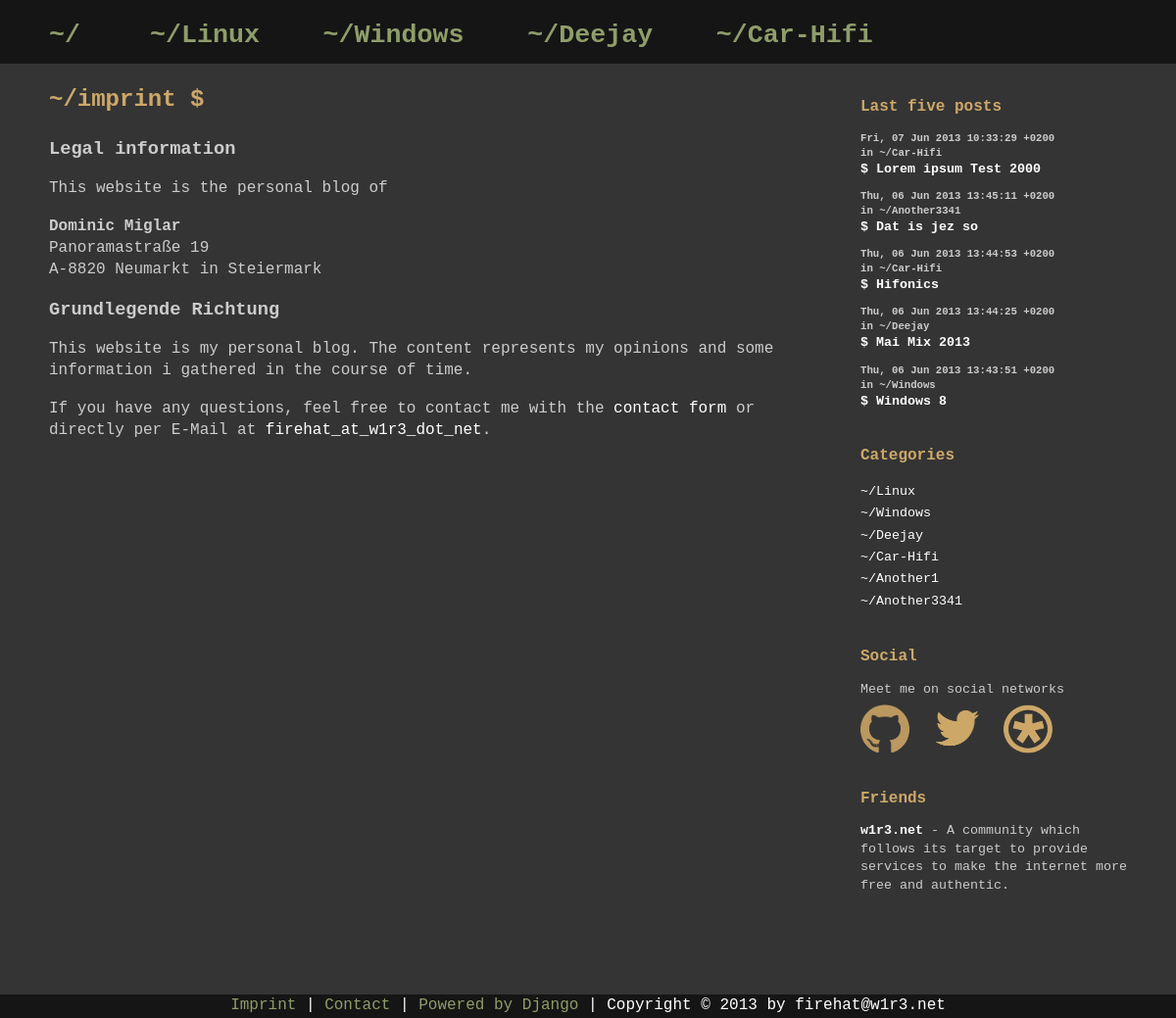
The app's page /blog/imprint/, older data.
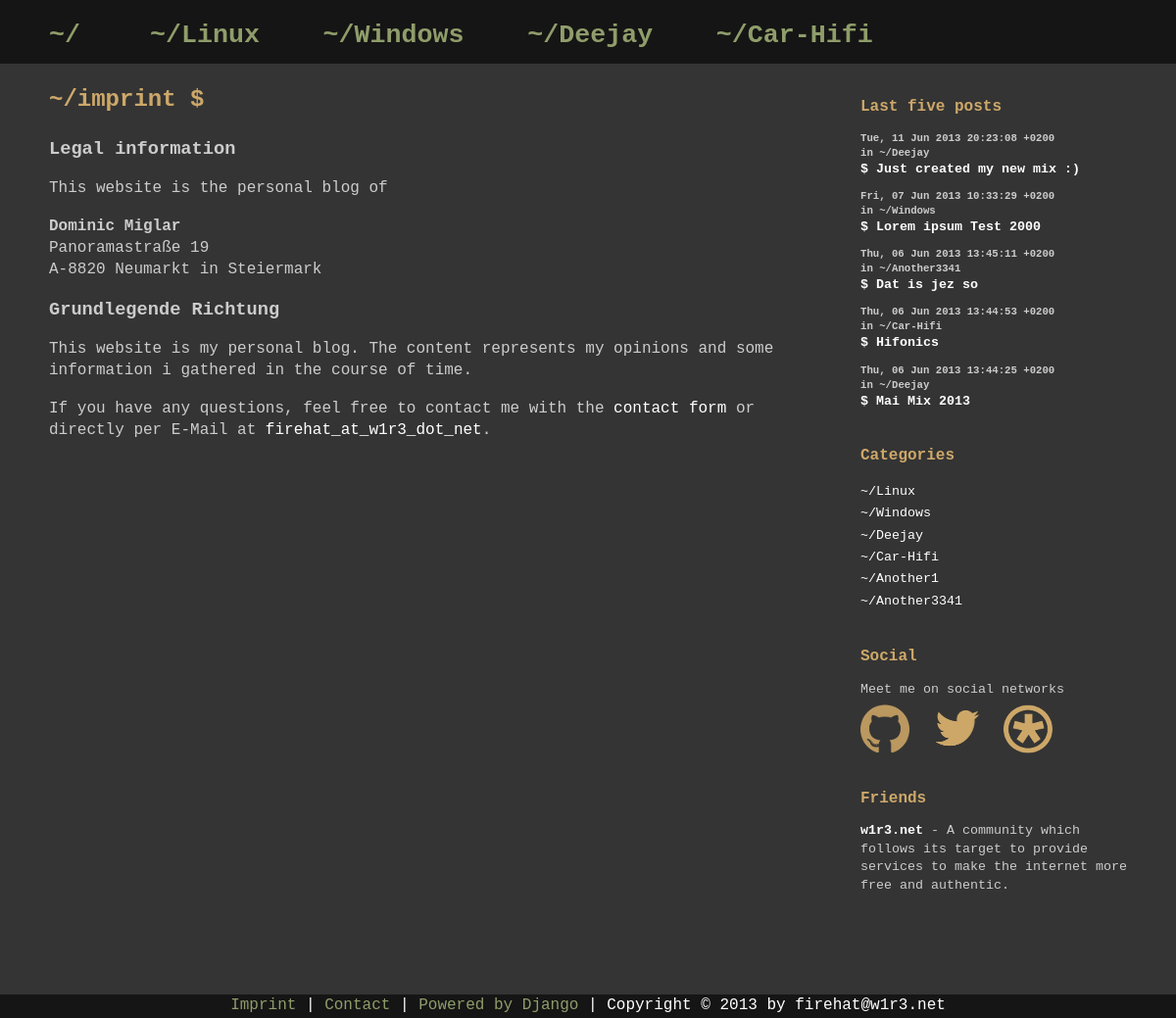
The same page, newer data.
### hatblog/weblog/models.py (models this page shows, shortened)
class Category(models.Model):
    name = models.CharField('Name', max_length=100)
    description = models.TextField('Description', blank=True)
    isMainCategory = models.BooleanField()
    class Meta:
    	verbose_name = 'Category'
    	verbose_name_plural = 'Categories'

class BlogEntry(models.Model):
    category = models.ForeignKey(Category, verbose_name='Category')
    subject = models.CharField('Subject', max_length=100)
    slug = models.SlugField()
    text = models.TextField('Text')
    dateCreated = models.DateTimeField(auto_now_add=True)
    dateModified = models.DateTimeField(auto_now=True)
    class Meta:
        verbose_name = 'Entry'
        verbose_name_plural = 'Entries'

### hatblog/weblog/views.py (the view)
def imprint(request):
    ctx = categories()
    ctx.update(latest_blog_entries())
    return render(request, 'weblog/imprint.html', ctx)

### hatblog/weblog/views.py (called while the page is built)
def categories():
    main_categories = Category.objects.filter(isMainCategory=True)
    categories = Category.objects.all()
    ctx = {
        "main_categories": main_categories,
        "categories": categories
    }
    return ctx

def latest_blog_entries():
    entries = BlogEntry.objects.all()
    entries = entries.order_by('-dateCreated')[:5]
    ctx = {
        "latest_blog_entries": entries
    }
    return ctx

### hatblog/templates/weblog/imprint.html
{% extends "weblog/base.html" %}
{% block content %}
	<div class="post">
		<div class="postheader">
			<h1>
				<a href="{% url 'weblog:imprint' %}">
					~/imprint
				</a> $
			</h1>
		</div>
		<div class="postcontent">
			<h2>Legal information</h2>
			<p>This website is the personal blog of</p>
			<p>
				<b>Dominic Miglar</b><br/>
				Panoramastraße 19<br/>
				A-8820 Neumarkt in Steiermark
			</p>
			<h2>Grundlegende Richtung</h2>
			<p>This website is my personal blog. The content represents my opinions and some information i gathered in the course of time.</p>
			<p>
				If you have any questions, feel free to contact me with the <a href="/contact">contact form</a> or directly per E-Mail at <a href="mailto:firehat@w1r3.net">firehat_at_w1r3_dot_net</a>.
			</p>
		</div>
	</div>
{% endblock %}

### hatblog/templates/weblog/base.html (shortened to what this page needs)
{% extends "base.html" %}
{% load staticfiles %}
{% block additional_css %}
    <link rel="stylesheet" type="text/css" href="{% static 'css/blog.css' %}" />
    <link rel="stylesheet" type="text/css" href="{% static 'css/pygments-css/monokai.css' %}" />
{% endblock %}
{% block header %}
    <ul>
        <li>
            <h1>
                <a href="{% url 'weblog:home' %}">
                                        ~/
                </a>
            </h1>
        </li>
        {% for category in main_categories %}
            <li>
                <a href="{% url 'weblog:home' %}?category={{ category.name }}">
                {% if category.name == category_active %}
                    <h1 id="active">~/{{ category.name }}</h1>
                {% else %}
                    <h1>~/{{ category.name }}</h1>
                {% endif %}
                </a>
            </li>
        {% endfor %}
    </ul>
{% endblock %}
{% block sidebar %}
        <div class="stat">
            {% if latest_blog_entries %}
                <h2>Last five posts</h2>
                {% for entry in latest_blog_entries %}
                    <h3>
                        {{ entry.dateCreated|date:"r" }}<br />
                         in ~/{{ entry.category.name }}
                    </h3>
                    <p>
                        <a href="{% url 'weblog:blogentry_detail' entry.dateCreated|date:"Y" entry.dateCreated|date:"m" entry.dateCreated|date:"d" entry.id entry.slug %}">
                            <b>$ {{ entry.subject }}</b>
                        </a>
                    </p>
                {% endfor %}
            {% endif %}
        </div>
        <div class="stat">
            <h2>Categories</h2>
            {% if categories %}
                <ul>
                    {% for category in categories %}
                        <li>
                            <a href="{% url 'weblog:home' %}?category={{ category.name }}">
                                ~/{{ category.name }}
                            </a>
                        </li>
                    {% endfor %}
                </ul>
            {% else %}
                <p>No categories are available yet.</p>
            {% endif %}
        </div>
        <div class="stat">
            <h2>Social</h2>
            <div id="social">
                <p>Meet me on social networks</p>
                <a href="https://github.com/w4rl0ck/">
                    <img alt="github" src="{{ STATIC_URL }}images/social/githubmark.png" />
                </a>
                <a href="https://twitter.com/f1r3h4t">
                    <img alt="twitter" src="{{ STATIC_URL }}images/social/twitter.png" />
                </a>
                <a href="https://pod.geraspora.de/u/w4rl0ck">
                    <img alt="geraspora" src="{{ STATIC_URL }}images/social/geraspora.png" />
                </a>
            </div>
        </div>
        <div class="stat">
            <h2>Friends</h2>
            <p>
                <a href="https://www.w1r3.net/">
                    <b>w1r3.net</b>
                </a>
                - A community which follows its target to provide
                services to make the internet more free and authentic.
            </p>
        </div>
{% endblock %}
{% block footer %}
    <p>
        <a href='{% url 'weblog:imprint' %}'>
            Imprint
        </a> |
        <a href='{% url 'weblog:contact' %}'>
            Contact
        </a> |
        <a href='https://www.djangoproject.com/'>
            Powered by Django
        </a> |
        Copyright &copy; 2013 by firehat@w1r3.net
    </p>
{% endblock %}

Row changes from the older to the newer data that the page shows:
no longer on this page (row unchanged): BlogEntry: dateCreated "Thu, 06 Jun 2013 13:43:51 +0200", category.name "Windows", subject "Windows 8"
added BlogEntry: dateCreated "Tue, 11 Jun 2013 20:23:08 +0200", category.name "Deejay", subject "Just created my new mix :)"
changed BlogEntry: category.name "Car-Hifi" → "Windows"
